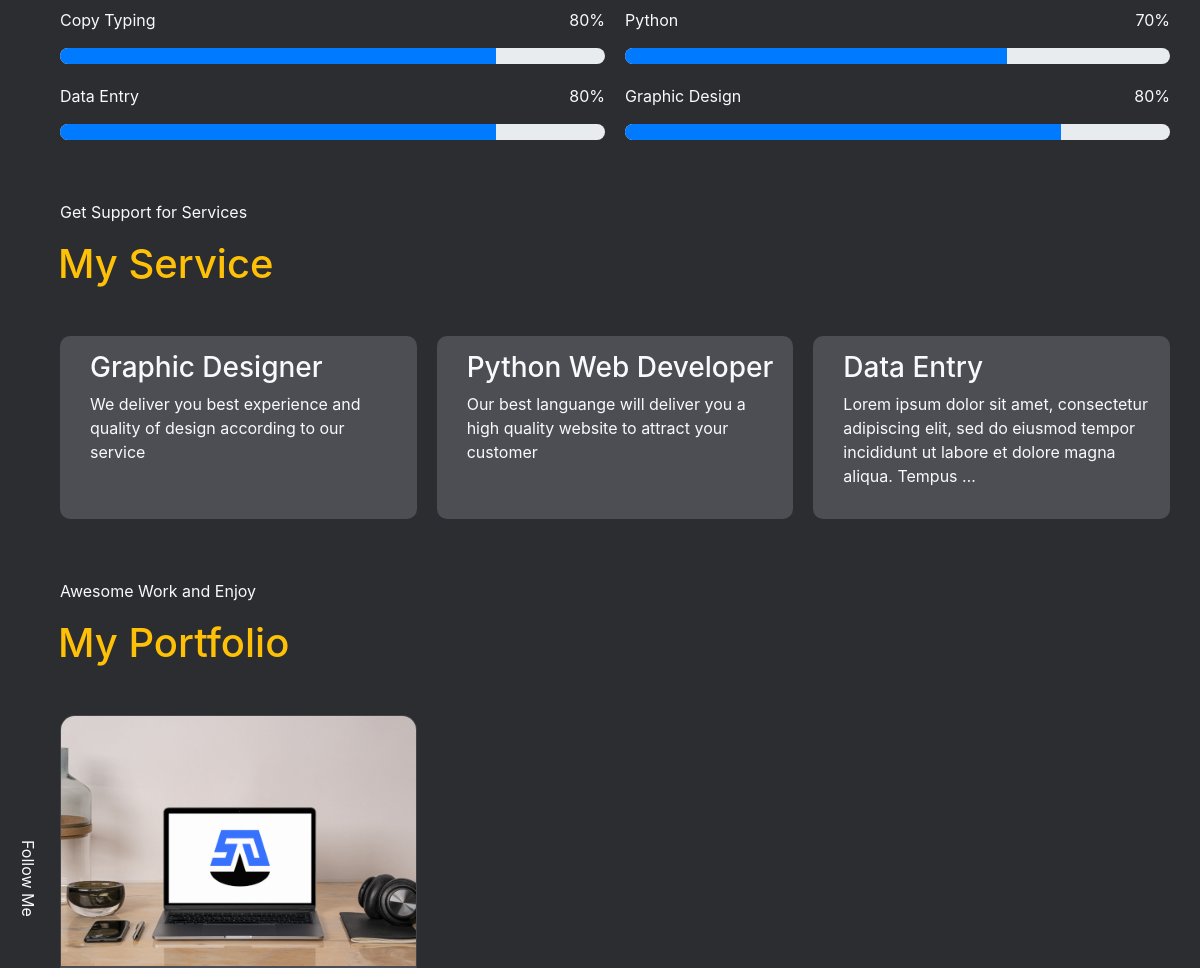
/ (middle part), run on an earlier commit of the app's database.
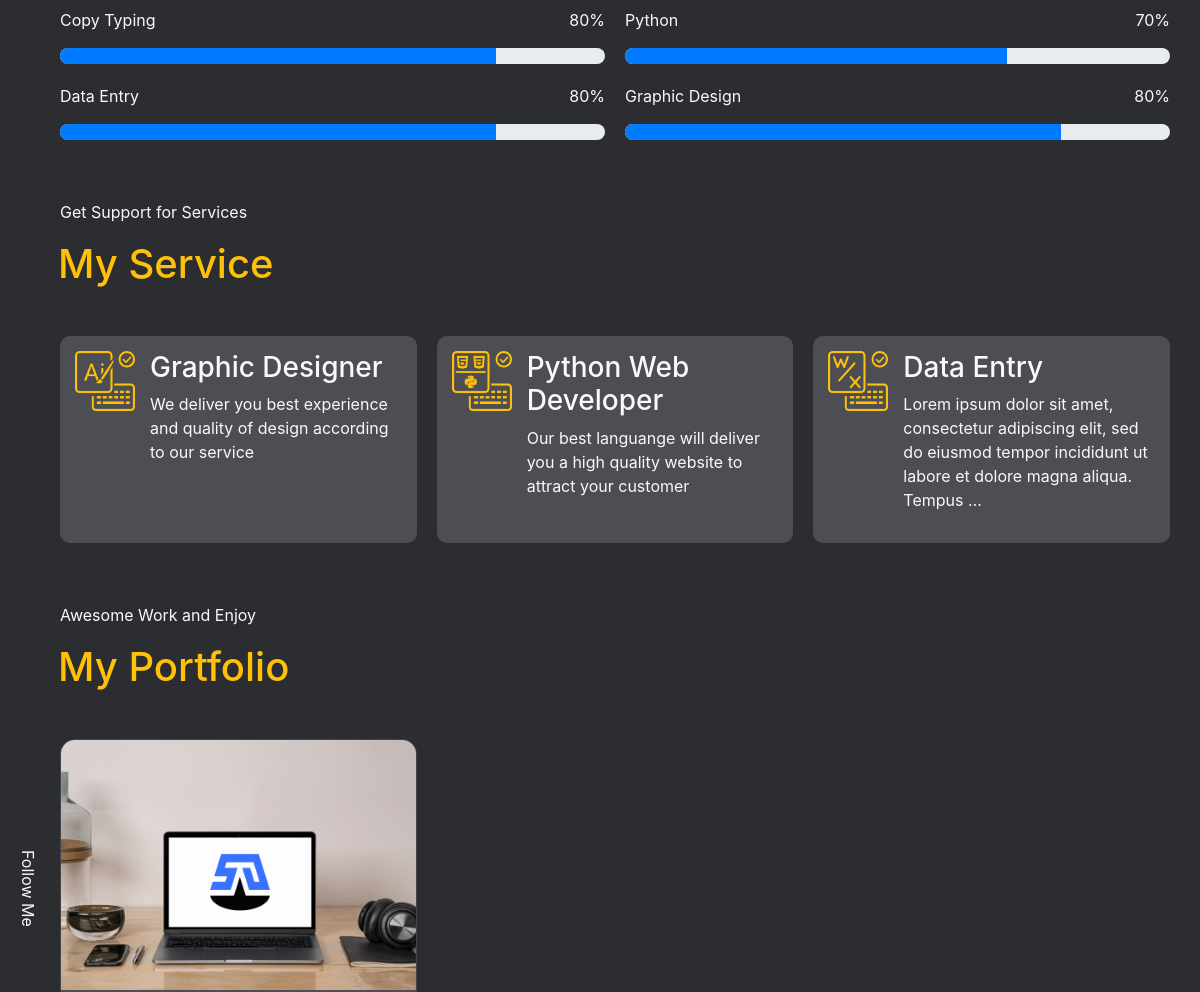
And on a later commit of the database.
### blog/models.py (models this page shows, shortened)
class Service(models.Model):
    judul = models.CharField(max_length=100)
    icon = models.ImageField(null=True, blank=True, upload_to='images/')
    deskripsi = models.TextField()
    is_published = models.BooleanField(default=False)

### blog/views.py (the view, shortened to what this page needs)
# urls.py: 2. Add a URL to urlpatterns:  path('', views.home, name='home')
def home(request):
    myabout = About.objects.get(judul='About Me')
    birth = myabout.birthday
    datenow = datetime.date.today()
    dayage = datenow-birth
    age = dayage.days//365
    portfolio_by_published = portfolios.order_by('-published')
    blog_by_published = blogs.order_by('-published')
    new_portfolios = []
    for i in range(len(portfolio_by_published)):
        if i == 6:
            break
        new_portfolios.append(portfolio_by_published[i])
    new_blogs = []
    for i in range(len(blog_by_published)):
        if i == 6:
            break
        new_blogs.append(blog_by_published[i])
    contact = CreateModel(request.POST)
    pengirim = ''
    konteks = {
        'judul': 'home',
        'abouts': myabout,
        'skills': skills,
        'age': age,
        'services': services,
        'portfolios': new_portfolios,
        'blogs': new_blogs,
        'contact': contact,
    }
    konteks['jumlah'] = {
        'portfolios': len(portfolios),
        'blogs': len(blogs),
    }
    return render(request, 'index.html', konteks)

### blog/models.py (called while the page is built)
    def __str__(self):
        return '{}'.format(self.judul)

    def __str__(self):
        return '{}'.format(self.judul)

### templates/index.html (shortened to what this page needs)
{% extends 'base.html' %}
{% load static %}
{% block content %}
{% include 'snippets/skill.html' %}
{% include 'snippets/services.html' %}
{% include 'snippets/portfolio.html' %}
{% endblock content %}

### templates/snippets/services.html (shortened to what this page needs)
<section class="myservice" id="myservice">
    <div class=" myservice-container text-light">
        <main class="myservice-main">
            <header class="myservice-header">
                <p>Get Support for Services</p>
                <h1 class="text-warning">My Service</h1>
            </header>
            <div class="service-list cust-list d-grid">
                {% for service in services %}
                    {% if service.is_published %}
                        <div class="item-service item-list d-grid">
                            {% if service.icon.url is not None %}
                            <div class="service-image" style="background-image:url({{service.icon.url}})">
                            </div>
                            {% endif %}
                            <div class="service-describ">
                                <h3>{{service.judul}}</h3>
                                <p>{{service.deskripsi|truncatewords:"20"}}</p>
                            </div>
                        </div>
                    {% endif %}
                {% endfor %}
            </div>
        </main>
    </div>
    </section>

What changed in the data, as far as the page shows it:
changed Service "Graphic Designer": icon: picture added
changed Service "Python Web Developer": icon: picture added
changed Service "Data Entry": icon: picture added
